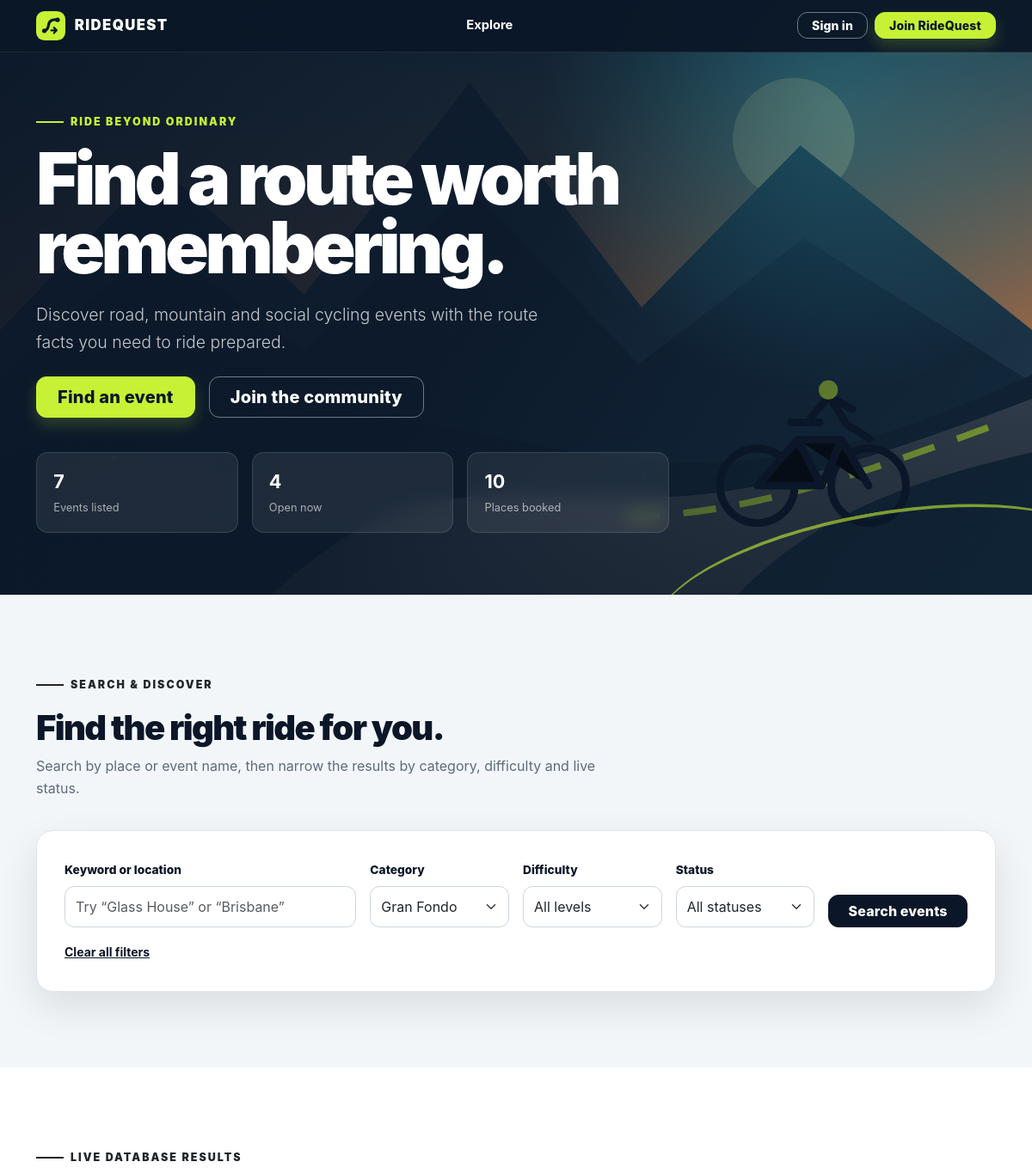
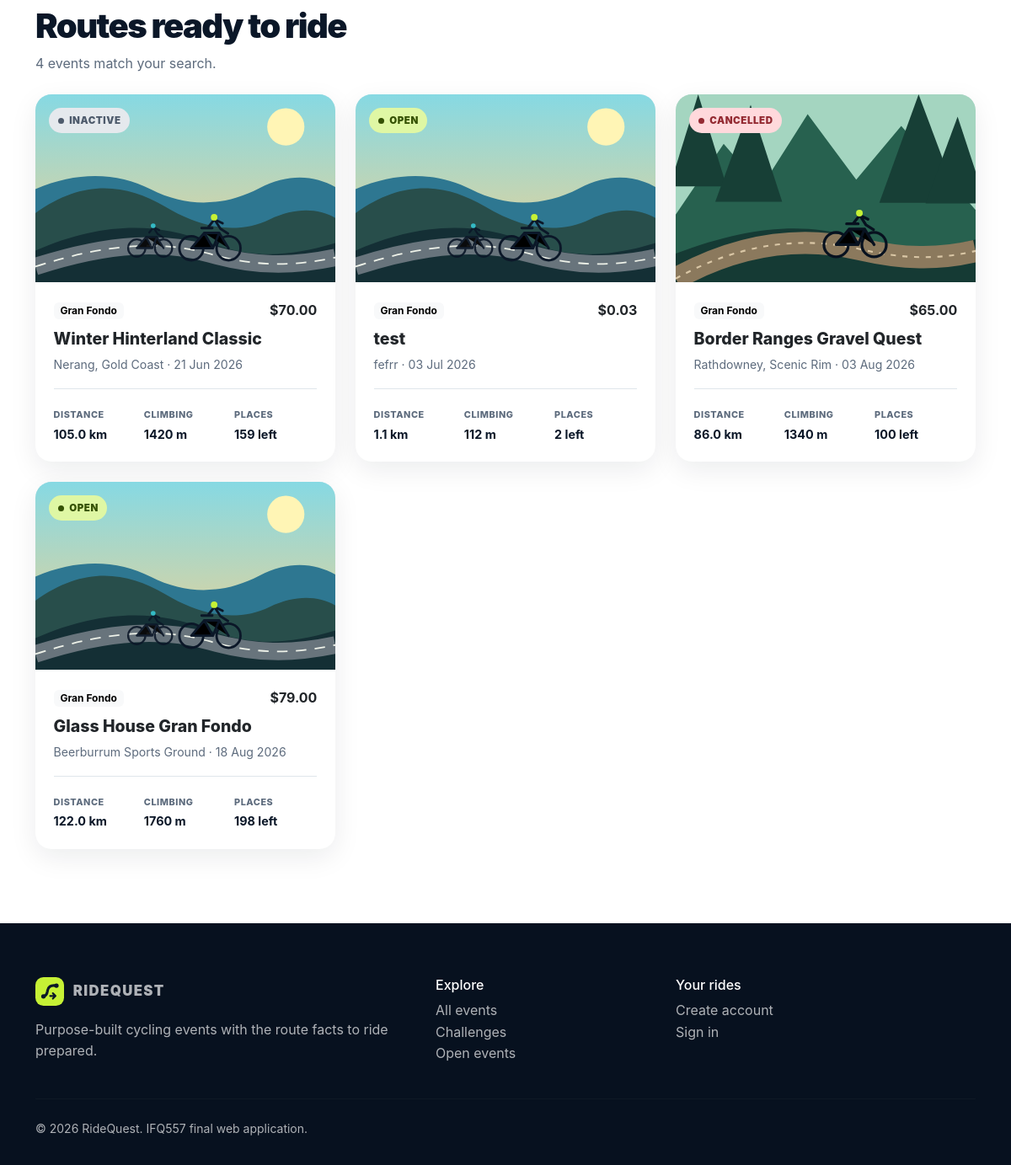
/?category=1, run on the app's committed database (2 pictures, top to bottom).
### ridequest/models.py (models this page shows, shortened)
class Event(db.Model):
    __tablename__ = "events"
    __table_args__ = (
        db.CheckConstraint("price >= 0", name="ck_event_price_non_negative"),
        db.CheckConstraint("capacity > 0", name="ck_event_capacity_positive"),
        db.CheckConstraint(
            "distance_km > 0", name="ck_event_distance_positive"
        ),
        db.CheckConstraint(
            "elevation_gain_m >= 0",
            name="ck_event_elevation_non_negative",
        ),
        db.Index("ix_event_date_category", "event_date", "category_id"),
    )
    id = db.Column(db.Integer, primary_key=True)
    name = db.Column(db.String(120), nullable=False)
    description = db.Column(db.Text, nullable=False)
    image_filename = db.Column(db.String(255), nullable=False)
    event_date = db.Column(db.Date, nullable=False)
    start_time = db.Column(db.Time, nullable=False)
    end_time = db.Column(db.Time, nullable=False)
    price = db.Column(db.Numeric(10, 2), nullable=False, default=Decimal("0.00"))
    capacity = db.Column(db.Integer, nullable=False)
    meeting_location = db.Column(db.String(255), nullable=False)
    route_start = db.Column(db.String(255), nullable=False)
    route_finish = db.Column(db.String(255), nullable=False)
    distance_km = db.Column(db.Numeric(7, 2), nullable=False)
    elevation_gain_m = db.Column(db.Integer, nullable=False, default=0)
    difficulty = db.Column(db.String(30), nullable=False)
    terrain = db.Column(db.String(80), nullable=False)
    route_image_filename = db.Column(db.String(255), nullable=True)
    route_description = db.Column(db.Text, nullable=False)
    equipment_requirements = db.Column(db.Text, nullable=False)
    is_cancelled = db.Column(db.Boolean, nullable=False, default=False)
    cancelled_at = db.Column(db.DateTime(timezone=True), nullable=True)
    created_at = db.Column(
        db.DateTime(timezone=True), nullable=False, default=utc_now
    )
    updated_at = db.Column(
        db.DateTime(timezone=True),
        nullable=False,
        default=utc_now,
        onupdate=utc_now,
    )
    owner_id = db.Column(
        db.Integer,
        db.ForeignKey("users.id"),
        nullable=False,
        index=True,
    )
    category_id = db.Column(
        db.Integer,
        db.ForeignKey("categories.id"),
        nullable=False,
        index=True,
    )
    owner = db.relationship("User", back_populates="events")
    category = db.relationship("Category", back_populates="events")
    supply_points = db.relationship(
        "SupplyPoint",
        back_populates="event",
        cascade="all, delete-orphan",
        order_by="SupplyPoint.distance_from_start_km",
        lazy="select",
    )
    bookings = db.relationship(
        "Booking",
        back_populates="event",
        cascade="all, delete-orphan",
        lazy="select",
    )
    comments = db.relationship(
        "Comment",
        back_populates="event",
        cascade="all, delete-orphan",
        order_by="Comment.created_at",
        lazy="select",
    )
    @property
    def booked_quantity(self):
        return sum(
            booking.quantity
            for booking in self.bookings
            if booking.status == Booking.CONFIRMED
        )
    @property
    def remaining_capacity(self):
        return max(self.capacity - self.booked_quantity, 0)
    @property
    def status(self):
        if self.is_cancelled:
            return "Cancelled"
        if self.event_date < date.today():
            return "Inactive"
        if self.remaining_capacity == 0:
            return "Sold Out"
        return "Open"

class Category(db.Model):
    __tablename__ = "categories"
    id = db.Column(db.Integer, primary_key=True)
    name = db.Column(db.String(80), nullable=False, unique=True)
    description = db.Column(db.Text, nullable=True)
    events = db.relationship(
        "Event",
        back_populates="category",
        lazy="select",
    )

class Booking(db.Model):
    __tablename__ = "bookings"
    __table_args__ = (
        db.CheckConstraint(
            "quantity > 0", name="ck_booking_quantity_positive"
        ),
        db.CheckConstraint(
            "unit_price >= 0", name="ck_booking_price_non_negative"
        ),
    )
    CONFIRMED = "Confirmed"
    CANCELLED = "Cancelled"
    id = db.Column(db.Integer, primary_key=True)
    booking_reference = db.Column(
        db.String(40), nullable=False, unique=True, index=True
    )
    quantity = db.Column(db.Integer, nullable=False)
    unit_price = db.Column(db.Numeric(10, 2), nullable=False)
    participation_group = db.Column(db.String(40), nullable=False)
    bicycle_type = db.Column(db.String(80), nullable=False)
    equipment_confirmed = db.Column(db.Boolean, nullable=False, default=False)
    status = db.Column(
        db.String(20), nullable=False, default=CONFIRMED
    )
    booked_at = db.Column(
        db.DateTime(timezone=True), nullable=False, default=utc_now
    )
    user_id = db.Column(
        db.Integer,
        db.ForeignKey("users.id"),
        nullable=False,
        index=True,
    )
    event_id = db.Column(
        db.Integer,
        db.ForeignKey("events.id"),
        nullable=False,
        index=True,
    )
    user = db.relationship("User", back_populates="bookings")
    event = db.relationship("Event", back_populates="bookings")

### ridequest/views.py (the view, shortened to what this page needs)
@main_bp.get("/")
def index():
    query_text = request.args.get("q", "").strip()
    category_id = request.args.get("category", type=int)
    difficulty = request.args.get("difficulty", "").strip()
    requested_status = request.args.get("status", "").strip()
    statement = db.select(Event).join(Event.category)
    if category_id:
        statement = statement.where(Event.category_id == category_id)
    if difficulty:
        statement = statement.where(Event.difficulty == difficulty)
    events = list(
        db.session.scalars(statement.order_by(Event.event_date, Event.name))
    )
    if requested_status:
        events = [event for event in events if event.status == requested_status]
    all_events = list(db.session.scalars(db.select(Event)))
    categories = list(
        db.session.scalars(db.select(Category).order_by(Category.name))
    )
    rider_count = db.session.scalar(
        db.select(db.func.coalesce(db.func.sum(Booking.quantity), 0)).where(
            Booking.status == Booking.CONFIRMED
        )
    )
    return render_template(
        "index.html",
        events=events,
        categories=categories,
        query_text=query_text,
        selected_category=category_id,
        selected_difficulty=difficulty,
        selected_status=requested_status,
        total_events=len(all_events),
        open_events=sum(event.status == "Open" for event in all_events),
        rider_count=rider_count,
    )

### ridequest/forms.py
class EmptyForm(FlaskForm):
    submit = SubmitField("Submit")

### ridequest/templates/index.html (shortened to what this page needs)
{% extends "base.html" %}
{% block content %}
<header class="hero">
  <div class="container hero-content">
    <div class="row">
      <div class="col-lg-9 col-xl-8">
        <p class="eyebrow">Ride beyond ordinary</p>
        <h1>Find a route worth remembering.</h1>
        <p class="lead mt-4 mb-4">Discover road, mountain and social cycling events with the route facts you need to ride prepared.</p>
        <div class="d-flex flex-column flex-sm-row gap-3">
          <a class="btn btn-rq btn-lg px-4" href="#discover">Find an event</a>
          {% if current_user.is_authenticated %}
            <a class="btn btn-outline-rq btn-lg px-4" href="{{ url_for('events.create_event') }}">Create an event</a>
          {% else %}
            <a class="btn btn-outline-rq btn-lg px-4" href="{{ url_for('auth.register') }}">Join the community</a>
          {% endif %}
        </div>
        <div class="row g-3 mt-4">
          <div class="col-4"><div class="hero-stat"><strong>{{ total_events }}</strong><span>Events listed</span></div></div>
          <div class="col-4"><div class="hero-stat"><strong>{{ open_events }}</strong><span>Open now</span></div></div>
          <div class="col-4"><div class="hero-stat"><strong>{{ rider_count }}</strong><span>Places booked</span></div></div>
        </div>
      </div>
    </div>
  </div>
</header>
<section id="discover" class="section-pad section-soft" aria-labelledby="discover-title">
  <div class="container">
    <div class="section-heading">
      <p class="eyebrow text-dark">Search &amp; discover</p>
      <h2 id="discover-title" class="display-6">Find the right ride for you.</h2>
      <p>Search by place or event name, then narrow the results by category, difficulty and live status.</p>
    </div>
    <form class="search-panel" method="get" action="{{ url_for('main.index') }}">
      <div class="row g-3 align-items-end">
        <div class="col-lg-4">
          <label class="form-label" for="searchQuery">Keyword or location</label>
          <input class="form-control" id="searchQuery" name="q" type="search" value="{{ query_text }}" placeholder="Try “Glass House” or “Brisbane”">
        </div>
        <div class="col-6 col-lg-2">
          <label class="form-label" for="categoryFilter">Category</label>
          <select class="form-select" id="categoryFilter" name="category">
            {% for category in categories %}
              <option value="{{ category.id }}"{% if selected_category == category.id %} selected{% endif %}>{{ category.name }}</option>
            {% endfor %}
          </select>
        </div>
        <div class="col-6 col-lg-2">
          <label class="form-label" for="difficultyFilter">Difficulty</label>
          <select class="form-select" id="difficultyFilter" name="difficulty">
            <option value="">All levels</option>
          </select>
        </div>
        <div class="col-6 col-lg-2">
          <label class="form-label" for="statusFilter">Status</label>
          <select class="form-select" id="statusFilter" name="status">
            <option value="">All statuses</option>
          </select>
        </div>
        <div class="col-6 col-lg-2 d-grid">
          <button class="btn btn-ink" type="submit">Search events</button>
        </div>
      </div>
      {% if query_text or selected_category or selected_difficulty or selected_status %}
        <div class="mt-3"><a class="small fw-bold" href="{{ url_for('main.index', _anchor='discover') }}">Clear all filters</a></div>
      {% endif %}
    </form>
  </div>
</section>
<section class="section-pad" aria-labelledby="events-title">
  <div class="container">
    <div class="d-flex flex-column flex-md-row justify-content-between align-items-md-end gap-3 mb-4">
      <div class="section-heading mb-0">
        <p class="eyebrow text-dark">Live database results</p>
        <h2 id="events-title" class="display-6">Routes ready to ride</h2>
        <p class="mb-0">{{ events|length }} event{% if events|length != 1 %}s{% endif %} match your search.</p>
      </div>
    </div>
    {% if events %}
      <div class="row g-4">
        {% for event in events %}
          <div class="col-md-6 col-xl-4">
            <article class="event-card card">
              <a class="event-img-wrap" href="{{ url_for('main.event_detail', event_id=event.id) }}" aria-label="View {{ event.name }} details">
                <img src="{{ url_for('static', filename=event.image_filename) }}" alt="{{ event.name }} cycling event">
                <span class="status-badge {{ status_class(event.status) }}">{{ event.status }}</span>
              </a>
              <div class="card-body">
                <div class="d-flex justify-content-between align-items-center mb-2">
                  <span class="badge text-bg-light">{{ event.category.name }}</span>
                  <strong>{% if event.price == 0 %}Free{% else %}${{ "%.2f"|format(event.price) }}{% endif %}</strong>
                </div>
                <h3><a class="stretched-link text-decoration-none" href="{{ url_for('main.event_detail', event_id=event.id) }}">{{ event.name }}</a></h3>
                <p class="event-location mb-3">{{ event.meeting_location }} · {{ event.event_date.strftime("%d %b %Y") }}</p>
                <div class="event-meta">
                  <div><span>Distance</span><strong>{{ event.distance_km|float|round(1) }} km</strong></div>
                  <div><span>Climbing</span><strong>{{ event.elevation_gain_m }} m</strong></div>
                  <div><span>Places</span><strong>{{ event.remaining_capacity }} left</strong></div>
                </div>
              </div>
            </article>
          </div>
        {% endfor %}
      </div>
    {% else %}
      <div class="empty-note">
        <h3 class="h4">No routes match those filters.</h3>
        <p class="text-secondary">Try a broader keyword or clear one of the selected filters.</p>
        <a class="btn btn-ink" href="{{ url_for('main.index', _anchor='discover') }}">Reset search</a>
      </div>
    {% endif %}
  </div>
</section>
{% endblock %}

### data on the page
Event: image_filename (picture), status "INACTIVE", category.name "Gran Fondo", price "70.00", name "Winter Hinterland Classic", meeting_location "Nerang, Gold Coast", event_date "21 Jun 2026", distance_km "105.0", elevation_gain_m "1420", remaining_capacity "159"
Event: image_filename+name (picture), status "OPEN", category.name "Gran Fondo", price "0.03", name "test", meeting_location "fefrr", event_date "03 Jul 2026", distance_km "1.1", elevation_gain_m "112", remaining_capacity "2"
Event: image_filename (picture), status "CANCELLED", category.name "Gran Fondo", price "65.00", name "Border Ranges Gravel Quest", meeting_location "Rathdowney, Scenic Rim", event_date "03 Aug 2026", distance_km "86.0", elevation_gain_m "1340", remaining_capacity "100"
Event: image_filename (picture), status "OPEN", category.name "Gran Fondo", price "79.00", name "Glass House Gran Fondo", meeting_location "Beerburrum Sports Ground", event_date "18 Aug 2026", distance_km "122.0", elevation_gain_m "1760", remaining_capacity "198"

### other printed values
{{ total_events }} "7"
{{ open_events }} "4"
{{ rider_count }} "10"
{{ events|length }} "4"
form field category "Gran Fondo"
